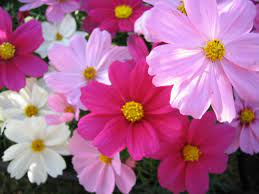
#> input picture flow.jpg, 259 x 194 px
$ python 1.py
#> lines starting #> are read from the running program, lines starting #| are printed output that depends on the picture
import cv2
import numpy as np
import matplotlib.pyplot as plt

image = cv2.imread('flow.jpg', cv2.IMREAD_GRAYSCALE)
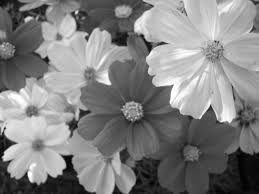
#> image: shape (194, 259); min 0, max 255, mean 129.5
# (i)
histogram = cv2.calcHist([image], [0], None, [256], [0, 256])
#> histogram = 256 values, max 562 at index 191, min 6 at index 1, mean 196.3
# (ii)
low_pass_image = cv2.GaussianBlur(image, (5, 5), 0)  # Low pass filtered image
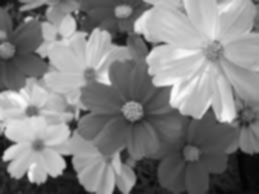
#> low_pass_image: shape (194, 259); min 3, max 254, mean 129.5
# (iii)
kernel = np.array([[-1, -1, -1],
                   [-1,  9, -1],
                   [-1, -1, -1]])
high_pass_image = cv2.filter2D(image,-1,kernel)
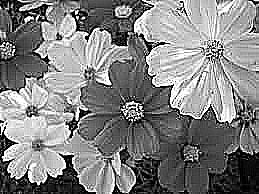
#> high_pass_image: shape (194, 259); min 0, max 255, mean 129.5

plt.subplot(311)
plt.plot(histogram)
plt.title('Histogram')
plt.xlabel('Pixel Value')
plt.ylabel('Frequency')

plt.subplot(312)
plt.imshow(low_pass_image)
plt.title('Low Pass Filtered Image')

plt.subplot(313)
plt.imshow(high_pass_image)
plt.title('High Pass Image')
plt.tight_layout()
plt.show()
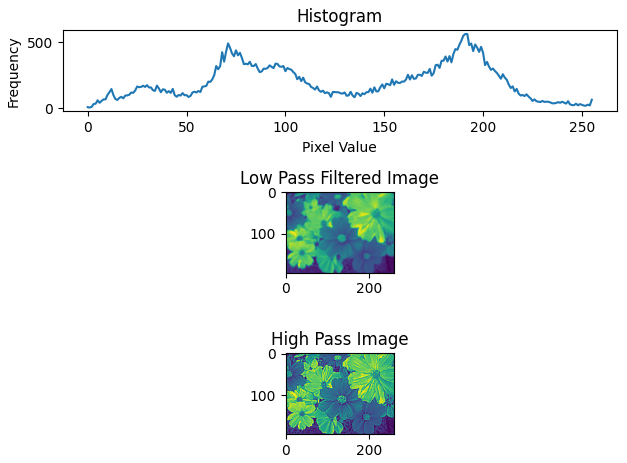
#> figure drawn by matplotlib, 3 panels; panel 1: curve peaks at x = 191, y = 562

$ run again, with cat.jpg copied over flow.jpg
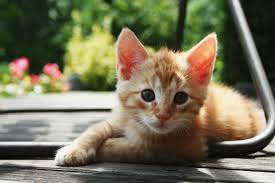
#> input picture cat.jpg, 275 x 183 px
#> `image = cv2.imread('flow.jpg', cv2.IMREAD_GRAYSCALE)`:
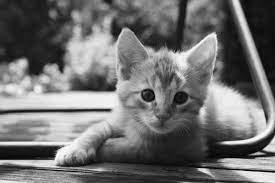
#> image: shape (183, 275); min 0, max 255, mean 112.3
#> histogram = 256 values, max 601 at index 33, min 3 at index 254, mean 196.6
#> `plt.show()`:
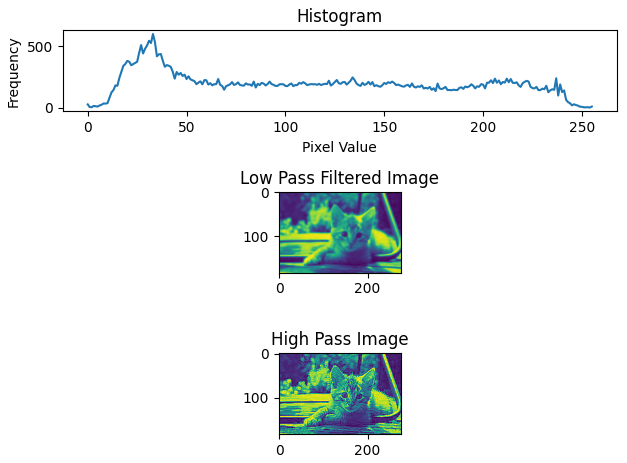
#> figure drawn by matplotlib, 3 panels; panel 1: curve peaks at x = 33, y = 601

$ run again, with coin2.jpg copied over flow.jpg
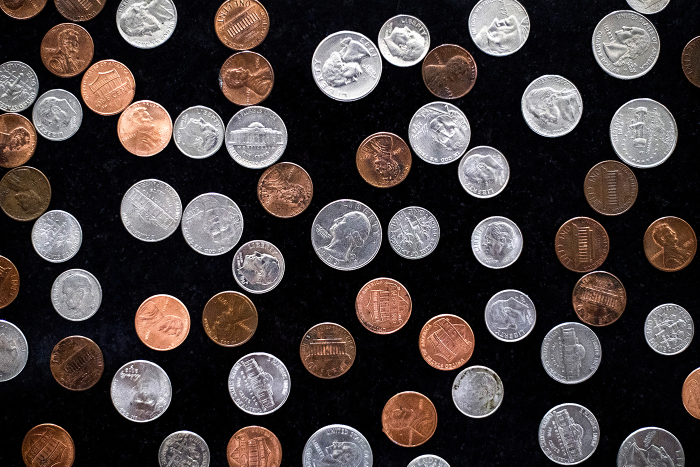
#> input picture coin2.jpg, 1400 x 933 px (shown at 1/2 size)
#> `image = cv2.imread('flow.jpg', cv2.IMREAD_GRAYSCALE)`:
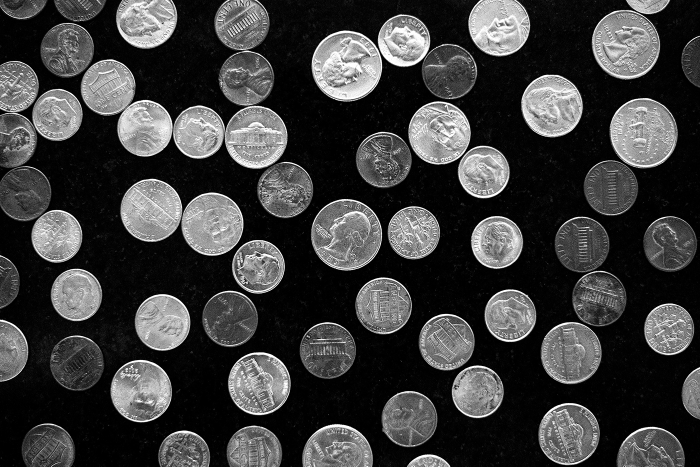
#> image: shape (933, 1400) (shown at 1/2 size); min 0, max 255, mean 61.7
#> histogram = 256 values, max 204960 at index 0, min 924 at index 242, mean 5102.3
#> `plt.show()`:
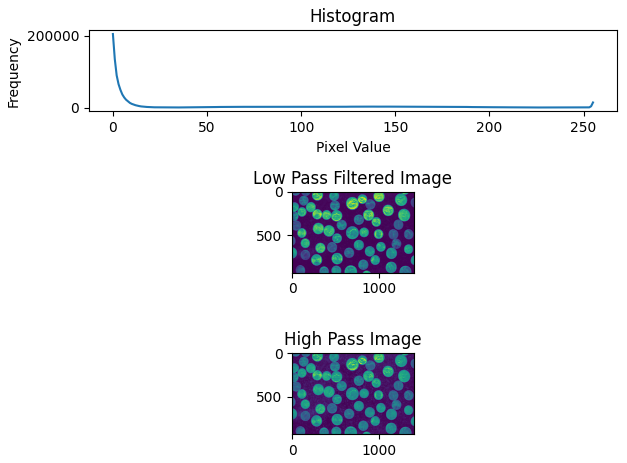
#> figure drawn by matplotlib, 3 panels; panel 1: curve peaks at x = 0, y = 204960
